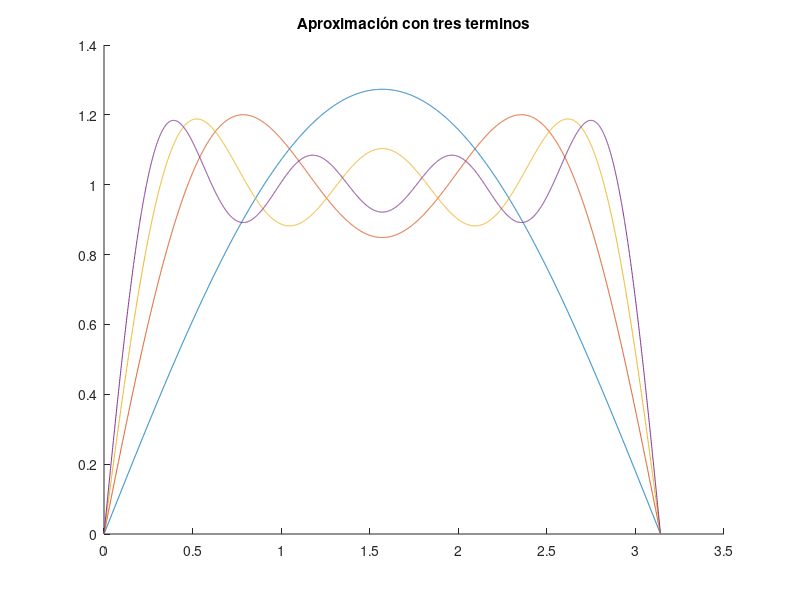

Recreate this plot in MATLAB.
%{
** ######################################################################################################
**      Archivo: 02 - GraficasJuntas.m
**      SO: Windows 10
**      Herramienta: Visual Studio Code
**                   MATLAB R2023a
**
**      Notas:
**          En esta parte de la practica se pretende aproximaremos a traves de la serie trigonometrica de
**           fourier.
**              2.- En una misma gráfica la aproximación de un pulso con tres términos.
** ######################################################################################################
%}

clear all
clf                                     % Elimina las figuras
clc

% MAIN PROGRAM

% Definimos cuantos terminos tendra la serie.
n = 7;
cn = 4 / pi;

% Definimos el inicio y termino.
t = 0 : 0.001 : pi;

% Generamos un vector y lo rellenamos de ceros.
x = zeros(size(t));
hold on                                 % Comndo de sujeción
for n = 1 : 2 : n                       % Inicio de ciclo reiterativo
    y = cn * (1/n) * sin(n * t);
    x = y + x;
    plot(t, x)
end
title('Aproximación con tres terminos')
hold off